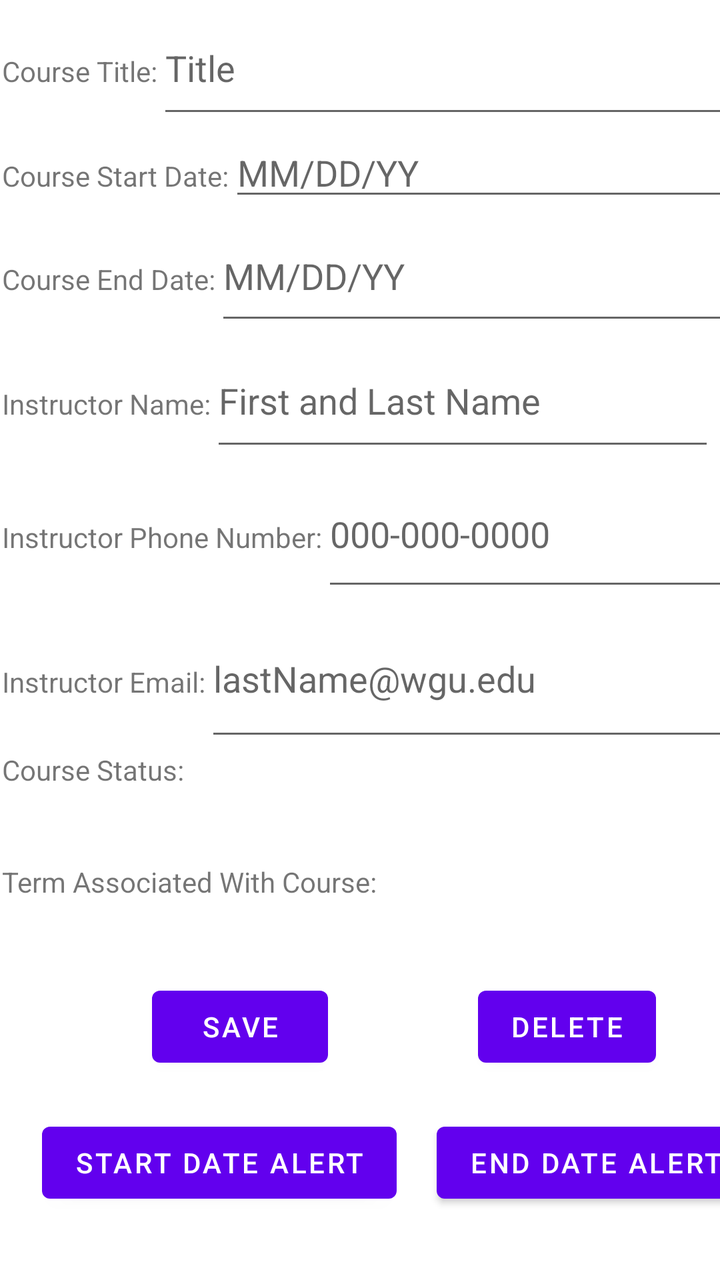
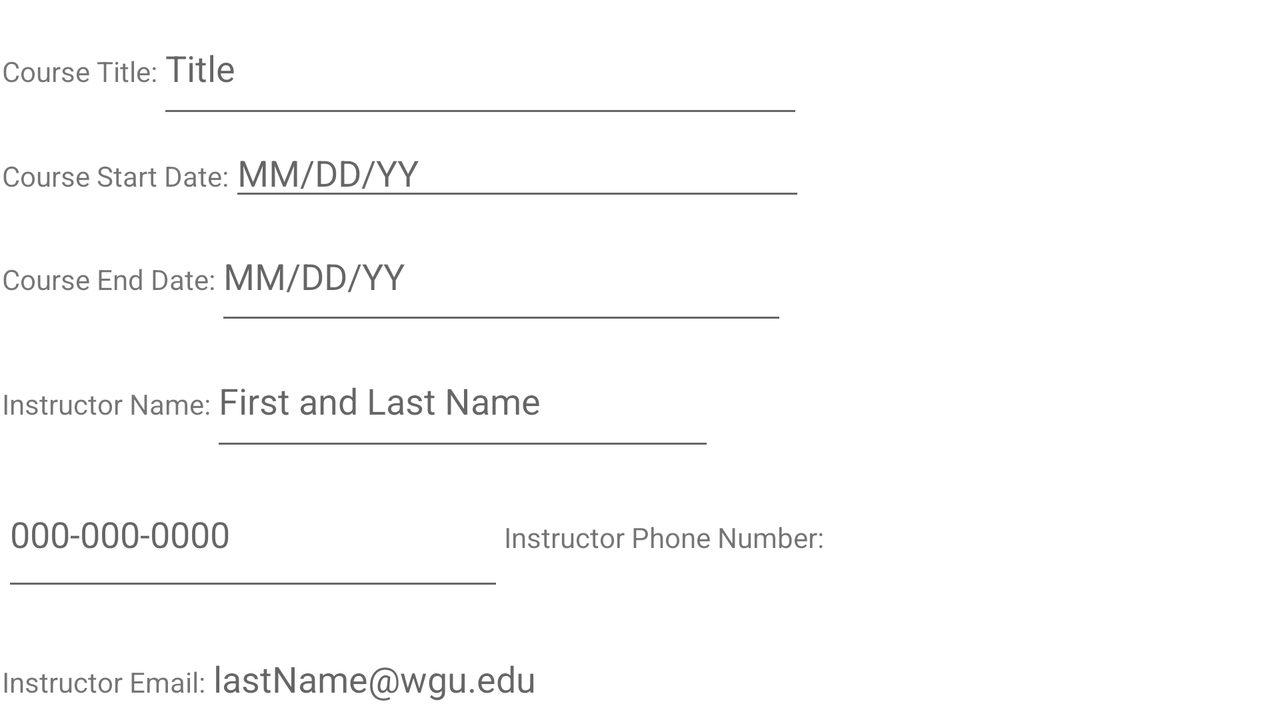

The same Android screen from two of the app's own layout files: first res/layout/ as a phone draws it, then the repository's variant for another configuration, drawn on a device whose configuration selects that folder. Both files follow.
<!-- AndroidManifest.xml: application theme Theme.C196 -->
<!-- res/layout/activity_detailed_course.xml -->
<?xml version="1.0" encoding="utf-8"?>
<androidx.constraintlayout.widget.ConstraintLayout xmlns:android="http://schemas.android.com/apk/res/android"
    xmlns:app="http://schemas.android.com/apk/res-auto"
    xmlns:tools="http://schemas.android.com/tools"
    android:layout_width="match_parent"
    android:layout_height="match_parent">


    <ScrollView
        android:layout_width="409dp"
        android:layout_height="729dp"
        android:layout_marginStart="1dp"
        android:layout_marginTop="1dp"
        app:layout_constraintStart_toStartOf="parent"
        app:layout_constraintTop_toTopOf="parent">

        <LinearLayout
            android:layout_width="match_parent"
            android:layout_height="wrap_content"
            android:orientation="vertical">

            <LinearLayout
                android:layout_width="match_parent"
                android:layout_height="wrap_content"
                android:orientation="horizontal" >
                <TextView
                    android:layout_width="wrap_content"
                    android:layout_height="wrap_content"
                    android:text="Course Title:"/>

                <EditText
                    android:id="@+id/edit_detailed_course_title"
                    android:layout_width="323dp"
                    android:layout_height="63dp"
                    android:hint="Title"/>
            </LinearLayout>

            <LinearLayout
                android:layout_width="match_parent"
                android:layout_height="wrap_content"
                android:orientation="horizontal" >
                <TextView
                    android:layout_width="wrap_content"
                    android:layout_height="wrap_content"
                    android:text="Course Start Date:"/>

                <EditText
                    android:id="@+id/edit_detailed_course_start_date"
                    android:layout_width="288dp"
                    android:layout_height="wrap_content"
                    android:hint="MM/DD/YY"/>
            </LinearLayout>

            <LinearLayout
                android:layout_width="match_parent"
                android:layout_height="wrap_content"
                android:orientation="horizontal" >
                <TextView
                    android:layout_width="wrap_content"
                    android:layout_height="wrap_content"
                    android:text="Course End Date:"/>

                <EditText
                    android:id="@+id/edit_detailed_course_end_date"
                    android:layout_width="286dp"
                    android:layout_height="62dp"
                    android:hint="MM/DD/YY"/>
            </LinearLayout>

            <LinearLayout
                android:layout_width="match_parent"
                android:layout_height="wrap_content"
                android:orientation="horizontal" >
                <TextView
                    android:layout_width="wrap_content"
                    android:layout_height="wrap_content"
                    android:text="Instructor Name:" />

                <EditText
                    android:id="@+id/edit_detailed_course_instructor_name"
                    android:layout_width="252dp"
                    android:layout_height="63dp"
                    android:hint="First and Last Name"/>
            </LinearLayout>

            <LinearLayout
                android:layout_width="match_parent"
                android:layout_height="wrap_content"
                android:orientation="horizontal" >
                <TextView
                    android:layout_width="wrap_content"
                    android:layout_height="wrap_content"
                    android:text="Instructor Phone Number:"/>

                <EditText
                    android:id="@+id/edit_detailed_course_instructor_phone"
                    android:layout_width="251dp"
                    android:layout_height="70dp"
                    android:hint="000-000-0000"
                    android:inputType="phone" />

            </LinearLayout>

            <LinearLayout
                android:layout_width="match_parent"
                android:layout_height="wrap_content"
                android:orientation="horizontal" >
                <TextView
                    android:layout_width="wrap_content"
                    android:layout_height="wrap_content"
                    android:text="Instructor Email:" />

                <EditText
                    android:id="@+id/edit_detailed_course_instructor_email"
                    android:layout_width="292dp"
                    android:layout_height="75dp"
                    android:hint="lastName@wgu.edu"
                    android:inputType="textEmailAddress"/>
            </LinearLayout>

            <LinearLayout
                android:layout_width="match_parent"
                android:layout_height="wrap_content"
                android:orientation="horizontal" >
                <TextView
                    android:layout_width="wrap_content"
                    android:layout_height="wrap_content"
                    android:text="Course Status:"/>
                <Spinner
                    android:id="@+id/courseSpinner"
                    android:layout_width="318dp"
                    android:layout_height="56dp"
                    android:layout_weight="1" />
            </LinearLayout>

            <LinearLayout
                android:layout_width="match_parent"
                android:layout_height="wrap_content"
                android:orientation="horizontal" >
                <TextView
                    android:layout_width="wrap_content"
                    android:layout_height="wrap_content"
                    android:text="Term Associated With Course:"/>
                <Spinner
                    android:id="@+id/termIDSpinner"
                    android:layout_width="211dp"
                    android:layout_height="58dp"
                    android:layout_weight="1" />
            </LinearLayout>

            <LinearLayout
                android:layout_width="match_parent"
                android:layout_height="68dp"
                android:orientation="horizontal">

                <Button
                    android:id="@+id/saveCourseButton"
                    android:layout_width="wrap_content"
                    android:layout_height="wrap_content"
                    android:layout_marginStart="75dp"
                    android:clickable="true"
                    android:onClick="saveCourseButton"
                    android:text="Save" />

                <Button
                    android:id="@+id/deleteCourseButton"
                    android:layout_width="wrap_content"
                    android:layout_height="wrap_content"
                    android:layout_marginStart="75dp"
                    android:clickable="true"
                    android:onClick="deleteCourseButton"
                    android:text="Delete" />

            </LinearLayout>

            <LinearLayout
                android:layout_width="match_parent"
                android:layout_height="68dp"
                android:orientation="horizontal">

                <Button
                    android:id="@+id/startAlertCourseButton"
                    android:layout_width="wrap_content"
                    android:layout_height="wrap_content"
                    android:layout_marginStart="20dp"
                    android:clickable="true"
                    android:onClick="startAlertCourseButton"
                    android:text="Start Date Alert" />

                <Button
                    android:id="@+id/endAlertCourseButton"
                    android:layout_width="wrap_content"
                    android:layout_height="wrap_content"
                    android:layout_marginStart="20dp"
                    android:clickable="true"
                    android:onClick="endAlertCourseButton"
                    android:text="End Date Alert" />
            </LinearLayout>

            <LinearLayout
                android:layout_width="match_parent"
                android:layout_height="wrap_content"
                android:orientation="horizontal">
                <Button
                    android:id="@+id/toAssessmentsButton"
                    android:layout_width="wrap_content"
                    android:layout_height="wrap_content"
                    android:layout_margin="20dp"
                    android:clickable="true"
                    android:onClick="createAssessmentButton"
                    android:text="Add Assesssment"/>
                <Button
                    android:id="@+id/toNotesButton"
                    android:layout_width="wrap_content"
                    android:layout_height="wrap_content"
                    android:layout_margin="20dp"
                    android:clickable="true"
                    android:onClick="createNoteButton"
                    android:text="Create Note"/>
            </LinearLayout>

            <LinearLayout
                android:layout_width="match_parent"
                android:layout_height="wrap_content"
                android:orientation="horizontal">
                <TextView
                    android:id="@+id/assessmentViewUnderCourse"
                    android:layout_width="wrap_content"
                    android:layout_height="wrap_content"
                    android:layout_marginStart="64dp"
                    android:layout_marginTop="12dp"
                    android:text="Assessments Associated With Course:"
                    android:textAlignment="center"
                    android:textSize="20sp"/>
            </LinearLayout>

            <LinearLayout
                android:layout_width="match_parent"
                android:layout_height="wrap_content"
                android:orientation="horizontal">
                <androidx.recyclerview.widget.RecyclerView
                    android:id="@+id/assessmentsUnderCourseRecyclerView"
                    android:layout_width="414dp"
                    android:layout_height="308dp"
                    android:layout_marginStart="12dp"
                    android:layout_marginTop="16dp" />

            </LinearLayout>

            <LinearLayout
                android:layout_width="match_parent"
                android:layout_height="wrap_content"
                android:orientation="horizontal">
                <TextView
                    android:id="@+id/noteViewUnderCourses"
                    android:layout_width="wrap_content"
                    android:layout_height="wrap_content"
                    android:layout_marginStart="64dp"
                    android:layout_marginTop="12dp"
                    android:text="Notes Associated With Course:"
                    android:textAlignment="center"
                    android:textSize="20sp"/>
            </LinearLayout>

            <LinearLayout
                android:layout_width="match_parent"
                android:layout_height="308dp"
                android:orientation="horizontal">
                <androidx.recyclerview.widget.RecyclerView
                    android:id="@+id/notesUnderCourseRecyclerView"
                    android:layout_width="414dp"
                    android:layout_height="wrap_content"
                    android:layout_marginStart="12dp"
                    android:layout_marginTop="16dp" />

            </LinearLayout>

        </LinearLayout>


    </ScrollView>
</androidx.constraintlayout.widget.ConstraintLayout>
<!-- resources referenced by this layout -->
<resources>
  <style name="Theme.C196" parent="Theme.MaterialComponents.DayNight.DarkActionBar">
          
          <item name="colorPrimary">@color/purple_500</item>
          <item name="colorPrimaryVariant">@color/purple_700</item>
          <item name="colorOnPrimary">@color/white</item>
          
          <item name="colorSecondary">@color/teal_200</item>
          <item name="colorSecondaryVariant">@color/teal_700</item>
          <item name="colorOnSecondary">@color/black</item>
          
          <item name="android:statusBarColor" tools:targetApi="l">?attr/colorPrimaryVariant</item>
          
      </style>
</resources>
<!-- res/layout-land/activity_detailed_course.xml (the repository's variant of the layout above) -->
<!-- drawn on the phone turned sideways -->
<?xml version="1.0" encoding="utf-8"?>
<androidx.constraintlayout.widget.ConstraintLayout xmlns:android="http://schemas.android.com/apk/res/android"
    xmlns:app="http://schemas.android.com/apk/res-auto"
    xmlns:tools="http://schemas.android.com/tools"
    android:layout_width="match_parent"
    android:layout_height="match_parent">


    <ScrollView
        android:layout_width="730dp"
        android:layout_height="737dp"
        android:layout_marginStart="1dp"
        android:layout_marginTop="1dp"
        app:layout_constraintStart_toStartOf="parent"
        app:layout_constraintTop_toTopOf="parent">

        <LinearLayout
            android:layout_width="match_parent"
            android:layout_height="wrap_content"
            android:orientation="vertical">

            <LinearLayout
                android:layout_width="match_parent"
                android:layout_height="wrap_content"
                android:orientation="horizontal">

                <TextView
                    android:layout_width="wrap_content"
                    android:layout_height="wrap_content"
                    android:text="Course Title:" />

                <EditText
                    android:id="@+id/edit_detailed_course_title"
                    android:layout_width="323dp"
                    android:layout_height="63dp"
                    android:hint="Title" />

            </LinearLayout>

            <LinearLayout
                android:layout_width="match_parent"
                android:layout_height="wrap_content"
                android:orientation="horizontal">

                <TextView
                    android:layout_width="wrap_content"
                    android:layout_height="wrap_content"
                    android:text="Course Start Date:" />

                <EditText
                    android:id="@+id/edit_detailed_course_start_date"
                    android:layout_width="288dp"
                    android:layout_height="wrap_content"
                    android:hint="MM/DD/YY" />

            </LinearLayout>

            <LinearLayout
                android:layout_width="match_parent"
                android:layout_height="wrap_content"
                android:orientation="horizontal">

                <TextView
                    android:layout_width="wrap_content"
                    android:layout_height="wrap_content"
                    android:text="Course End Date:" />

                <EditText
                    android:id="@+id/edit_detailed_course_end_date"
                    android:layout_width="286dp"
                    android:layout_height="62dp"
                    android:hint="MM/DD/YY" />

            </LinearLayout>

            <LinearLayout
                android:layout_width="match_parent"
                android:layout_height="wrap_content"
                android:orientation="horizontal">

                <TextView
                    android:layout_width="wrap_content"
                    android:layout_height="wrap_content"
                    android:text="Instructor Name:" />

                <EditText
                    android:id="@+id/edit_detailed_course_instructor_name"
                    android:layout_width="252dp"
                    android:layout_height="63dp"
                    android:hint="First and Last Name" />

            </LinearLayout>

            <LinearLayout
                android:layout_width="match_parent"
                android:layout_height="wrap_content"
                android:orientation="horizontal">

                <EditText
                    android:id="@+id/edit_detailed_course_instructor_phone"
                    android:layout_width="251dp"
                    android:layout_height="70dp"
                    android:hint="000-000-0000"
                    android:inputType="phone" />

                <TextView
                    android:layout_width="wrap_content"
                    android:layout_height="wrap_content"
                    android:text="Instructor Phone Number:" />

            </LinearLayout>

            <LinearLayout
                android:layout_width="match_parent"
                android:layout_height="wrap_content"
                android:orientation="horizontal">

                <TextView
                    android:layout_width="wrap_content"
                    android:layout_height="wrap_content"
                    android:text="Instructor Email:" />

                <EditText
                    android:id="@+id/edit_detailed_course_instructor_email"
                    android:layout_width="292dp"
                    android:layout_height="75dp"
                    android:hint="lastName@wgu.edu"
                    android:inputType="textEmailAddress" />

            </LinearLayout>

            <LinearLayout
                android:layout_width="match_parent"
                android:layout_height="wrap_content"
                android:orientation="horizontal">

                <TextView
                    android:layout_width="wrap_content"
                    android:layout_height="wrap_content"
                    android:text="Course Status:" />

                <Spinner
                    android:id="@+id/courseSpinner"
                    android:layout_width="318dp"
                    android:layout_height="56dp"
                    android:layout_weight="1" />

            </LinearLayout>

            <LinearLayout
                android:layout_width="match_parent"
                android:layout_height="wrap_content"
                android:orientation="horizontal">

                <TextView
                    android:layout_width="wrap_content"
                    android:layout_height="wrap_content"
                    android:text="Term Associated With Course:" />

                <Spinner
                    android:id="@+id/termIDSpinner"
                    android:layout_width="211dp"
                    android:layout_height="58dp"
                    android:layout_weight="1" />

            </LinearLayout>

            <LinearLayout
                android:layout_width="match_parent"
                android:layout_height="wrap_content"
                android:orientation="horizontal">

                <Button
                    android:id="@+id/saveCourseButton"
                    android:layout_width="147dp"
                    android:layout_height="70dp"
                    android:layout_marginStart="20dp"
                    android:clickable="true"
                    android:onClick="saveCourseButton"
                    android:text="Save" />

                <Button
                    android:id="@+id/deleteCourseButton"
                    android:layout_width="146dp"
                    android:layout_height="70dp"
                    android:layout_marginStart="20dp"
                    android:clickable="true"
                    android:onClick="deleteCourseButton"
                    android:text="Delete" />
            </LinearLayout>

            <LinearLayout
                android:layout_width="match_parent"
                android:layout_height="wrap_content"
                android:orientation="horizontal">

                <Button
                    android:id="@+id/startAlertCourseButton"
                    android:layout_width="247dp"
                    android:layout_height="70dp"
                    android:layout_marginStart="20dp"
                    android:clickable="true"
                    android:onClick="startAlertCourseButton"
                    android:text="Start Date Alert" />

                <Button
                    android:id="@+id/endAlertCourseButton"
                    android:layout_width="218dp"
                    android:layout_height="70dp"
                    android:layout_marginStart="20dp"
                    android:clickable="true"
                    android:onClick="endAlertCourseButton"
                    android:text="End Date Alert" />
            </LinearLayout>

            <LinearLayout
                android:layout_width="match_parent"
                android:layout_height="wrap_content"
                android:orientation="horizontal">

                <Button
                    android:id="@+id/toAssessmentsButton"
                    android:layout_width="215dp"
                    android:layout_height="86dp"
                    android:layout_margin="20dp"
                    android:clickable="true"
                    android:onClick="createAssessmentButton"
                    android:text="Add Assesssment" />

                <Button
                    android:id="@+id/toNotesButton"
                    android:layout_width="198dp"
                    android:layout_height="83dp"
                    android:layout_margin="20dp"
                    android:clickable="true"
                    android:onClick="createNoteButton"
                    android:text="Create Note" />
            </LinearLayout>

            <LinearLayout
                android:layout_width="match_parent"
                android:layout_height="wrap_content"
                android:orientation="horizontal">

                <TextView
                    android:id="@+id/assessmentViewUnderCourse"
                    android:layout_width="389dp"
                    android:layout_height="55dp"
                    android:layout_marginStart="64dp"
                    android:layout_marginTop="12dp"
                    android:text="Assessments Associated With Course:"
                    android:textAlignment="center"
                    android:textSize="20sp" />
            </LinearLayout>

            <LinearLayout
                android:layout_width="match_parent"
                android:layout_height="wrap_content"
                android:orientation="horizontal">

                <androidx.recyclerview.widget.RecyclerView
                    android:id="@+id/assessmentsUnderCourseRecyclerView"
                    android:layout_width="647dp"
                    android:layout_height="308dp"
                    android:layout_marginStart="12dp"
                    android:layout_marginTop="16dp" />

            </LinearLayout>

            <LinearLayout
                android:layout_width="match_parent"
                android:layout_height="wrap_content"
                android:orientation="horizontal">

                <TextView
                    android:id="@+id/noteViewUnderCourses"
                    android:layout_width="317dp"
                    android:layout_height="41dp"
                    android:layout_marginStart="64dp"
                    android:layout_marginTop="12dp"
                    android:text="Notes Associated With Course:"
                    android:textAlignment="center"
                    android:textSize="20sp" />
            </LinearLayout>

            <LinearLayout
                android:layout_width="match_parent"
                android:layout_height="308dp"
                android:orientation="horizontal">

                <androidx.recyclerview.widget.RecyclerView
                    android:id="@+id/notesUnderCourseRecyclerView"
                    android:layout_width="667dp"
                    android:layout_height="wrap_content"
                    android:layout_marginStart="12dp"
                    android:layout_marginTop="16dp" />

            </LinearLayout>

        </LinearLayout>


    </ScrollView>
</androidx.constraintlayout.widget.ConstraintLayout>
